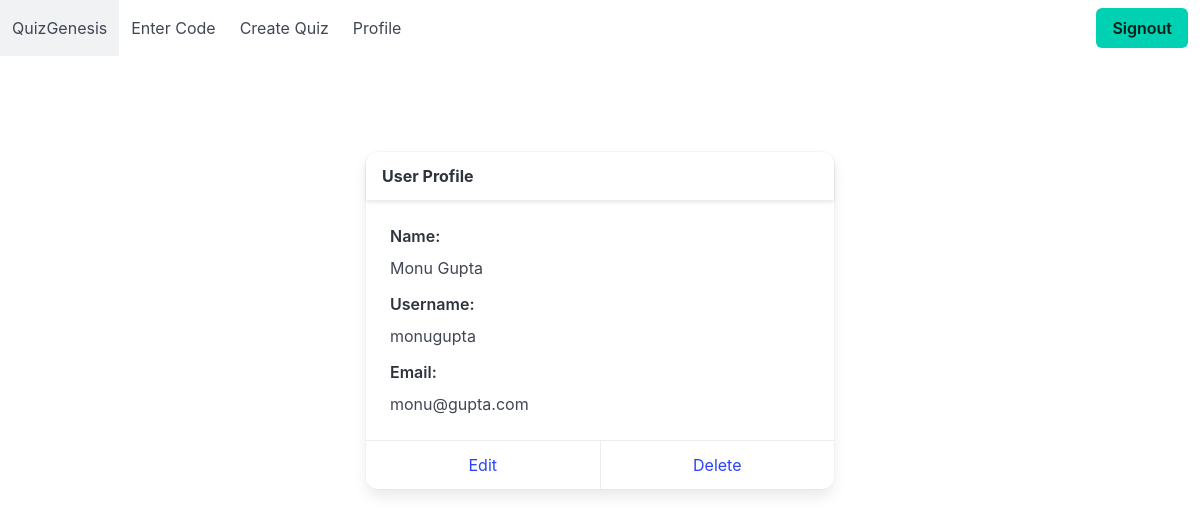
The page /view_profile (signed in) on the database its author committed.
### website/models.py (models this page shows)
class User(db.Model, UserMixin):
  id = db.Column(db.Integer, primary_key=True, autoincrement=True)  # Primary key should be of type Integer
  username = db.Column(db.String(100), unique=True, nullable=False)
  name = db.Column(db.Text)
  email = db.Column(db.String(150), unique=True, nullable=False)
  password = db.Column(db.Text)
  created_at = db.Column(db.DateTime(timezone=True), default=func.now())
  updated_at = db.Column(db.DateTime(timezone=True), default=func.now())

### website/views.py (the view)
@views.route('/view_profile')
@login_required
def view_profile():
    return render_template('user/view_profile.html', user=current_user)

### website/__init__.py (called while the page is built)
def create_app():
    app = Flask(__name__)
    app.config['SECRET_KEY'] = os.getenv("SECRET_KEY") #Encrypts Cookies and Sessions
    app.config['SQLALCHEMY_DATABASE_URI'] = f'sqlite:///{os.getenv("DB_NAME")}'
    db.init_app(app)
    from .views import views
    from .auth import auth
    from .quiz import quiz
    app.register_blueprint(views, url_prefix='/')
    app.register_blueprint(auth, url_prefix='/')
    app.register_blueprint(quiz, url_prefix='/quiz')
    from .models import User, Quiz, Question, Result
    create_database(app)
    login_manager = LoginManager()
    login_manager.login_view = 'auth.login'
    login_manager.init_app(app)
    @login_manager.user_loader
    def load_user(id):
        return User.query.get(int(id))
    return app

### website/templates/user/view_profile.html
{% extends 'layouts.html' %}
{% block main %}
<section class="section">
    <div class="container">
        <div class="columns is-centered">
            <div class="column is-half">
                <div class="card">
                    <header class="card-header">
                        <p class="card-header-title">
                            User Profile
                        </p>
                    </header>
                    <div class="card-content">
                        <div class="content">
                            <div class="field">
                                <label class="label">Name:</label>
                                <div class="control">
                                    <p>{{ user.name }}</p>
                                </div>
                            </div>
                            <div class="field">
                                <label class="label">Username:</label>
                                <div class="control">
                                    <p>{{ user.username }}</p>
                                </div>
                            </div>
                            <div class="field">
                                <label class="label">Email:</label>
                                <div class="control">
                                    <p>{{ user.email }}</p>
                                </div>
                            </div>
                        </div>
                    </div>
                    <footer class="card-footer">
                        <a href="/update_profile" class="card-footer-item">Edit</a>
                        <a href="/delete_profile" class="card-footer-item">Delete</a>
                    </footer>
                </div>
            </div>
        </div>
    </div>
</section>
{% endblock %}

### rows shown on the page
User: name "Monu Gupta", username "monugupta", email "monu@gupta.com"
